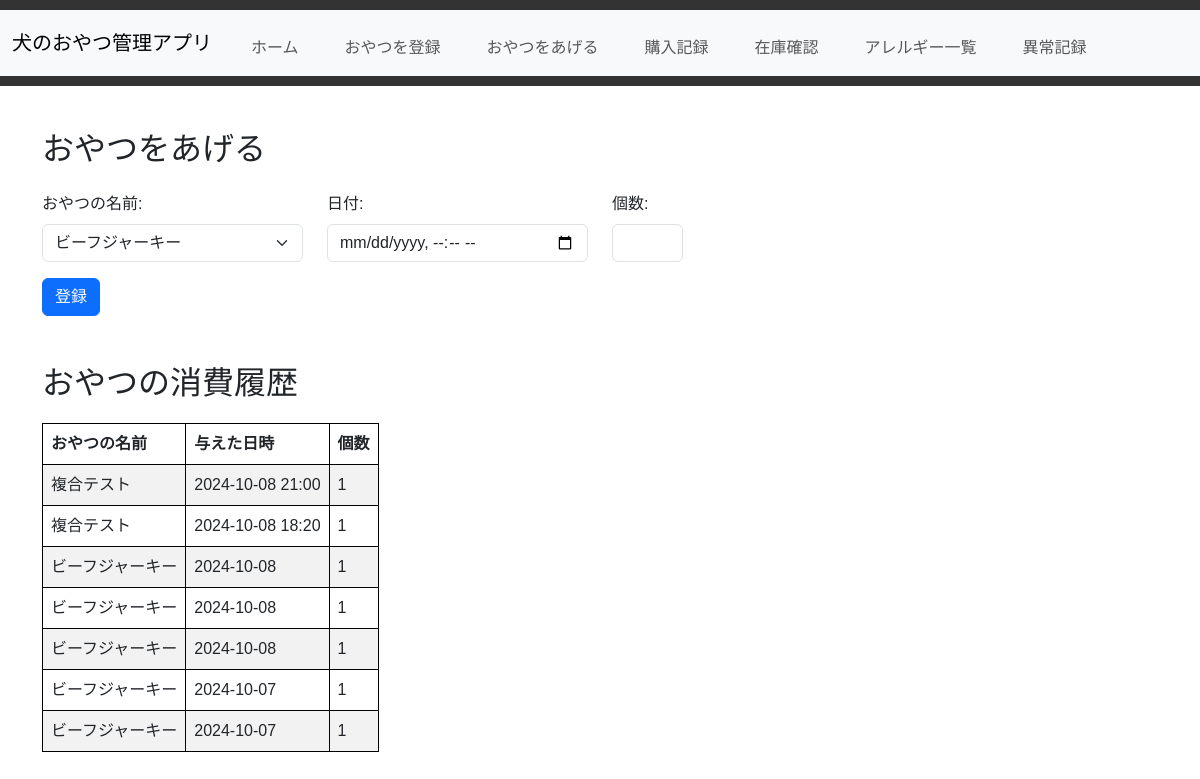
/give_snack, run on the app's committed database.
### tables this page shows
CREATE TABLE snack_giving (
            id INTEGER PRIMARY KEY AUTOINCREMENT,
            snack_id INTEGER NOT NULL,
            given_date TEXT NOT NULL,
            quantity INTEGER NOT NULL,
            FOREIGN KEY (snack_id) REFERENCES snacks(id)
        );

CREATE TABLE "snacks" (
	"id"	INTEGER,
	"name"	TEXT NOT NULL,
	"description"	TEXT,
	"registration_date"	TEXT,
	"allergy_id"	INTEGER,
	PRIMARY KEY("id" AUTOINCREMENT),
	FOREIGN KEY("allergy_id") REFERENCES "allergies"("id")
);

### app.py (the view, shortened to what this page needs)
@app.route('/give_snack', methods=['GET', 'POST'])
def give_snack():
    conn = get_db_connection()
    snacks = conn.execute('SELECT id, name FROM snacks').fetchall()
    give_snack_history = conn.execute('''
        SELECT g.id, s.name, g.quantity, g.given_date
        FROM snack_giving g
        JOIN snacks s ON g.snack_id = s.id
        ORDER BY g.given_date DESC
    ''').fetchall()
    conn.close()
    return render_template('give_snack.html', snacks=snacks, give_snack_history=give_snack_history)

### app.py (called while the page is built)
def get_db_connection():
    conn = sqlite3.connect('dog_treats.db')
    conn.row_factory = sqlite3.Row
    return conn

### templates/give_snack.html (shortened to what this page needs)
{% extends 'base.html' %}
{% block content %}
    <div class="container my-4">
        <h2 class="mb-4">おやつをあげる</h2>
        <form method="POST" action="{{ url_for('give_snack') }}">
            <div class="row mb-3">
                <div class="col-md-3">
                    <label for="snack_id" class="form-label">おやつの名前:</label>
                    <select name="snack_id" id="snack_id" class="form-select">
                        {% for snack in snacks %}
                            <option value="{{ snack.id }}">{{ snack.name }}</option>
                        {% endfor %}
                    </select>
                </div>
                <div class="col-md-3">
                    <label for="given_date" class="form-label">日付:</label>
                    <input type="datetime-local" name="given_date" id="given_date" class="form-control" required>
                </div>
                <div class="col-md-1">
                    <label for="quantity" class="form-label">個数:</label>
                    <input type="number" name="quantity" id="quantity" class="form-control" min="1" required>
                </div>
            </div>
            <button type="submit" class="btn btn-primary">登録</button>
        </form>
        <h2 class="mt-5">おやつの消費履歴</h2>
        <div>
            <table class="table table-striped">
                <thead>
                    <tr>
                        <th>おやつの名前</th>
                        <th>与えた日時</th>
                        <th>個数</th>
                    </tr>
                </thead>
                <tbody>
                    {% for entry in give_snack_history %}
                    <tr>
                        <td>{{ entry.name }}</td>
                        <td>{{ entry.given_date }}</td>
                        <td>{{ entry.quantity }}</td>
                    </tr>
                    {% endfor %}
                </tbody>
            </table>
        </div>
    </div>
{% endblock %}

### static/style.css (style rules this page uses)
body { font-family: Arial, sans-serif; }
table { width: 100%; border-collapse: collapse; margin-top: 20px; }
table, th, td { border: 1px solid black; }
th, td { padding: 10px; text-align: left; }
.table { width: auto; max-width: 100%; table-layout: fixed; }
.table td, .table th { white-space: nowrap; max-width: 300px; overflow: hidden; text-overflow: ellipsis; }

### data on the page
snack_giving: name "複合テスト", given_date "2024-10-08 21:00", quantity "1"
snack_giving: name "複合テスト", given_date "2024-10-08 18:20", quantity "1"
snack_giving: name "ビーフジャーキー", given_date "2024-10-08", quantity "1"
snack_giving: name "ビーフジャーキー", given_date "2024-10-08", quantity "1"
snack_giving: name "ビーフジャーキー", given_date "2024-10-08", quantity "1"
snack_giving: name "ビーフジャーキー", given_date "2024-10-07", quantity "1"
snack_giving: name "ビーフジャーキー", given_date "2024-10-07", quantity "1"

### other printed values
form field snack_id "ビーフジャーキー"
